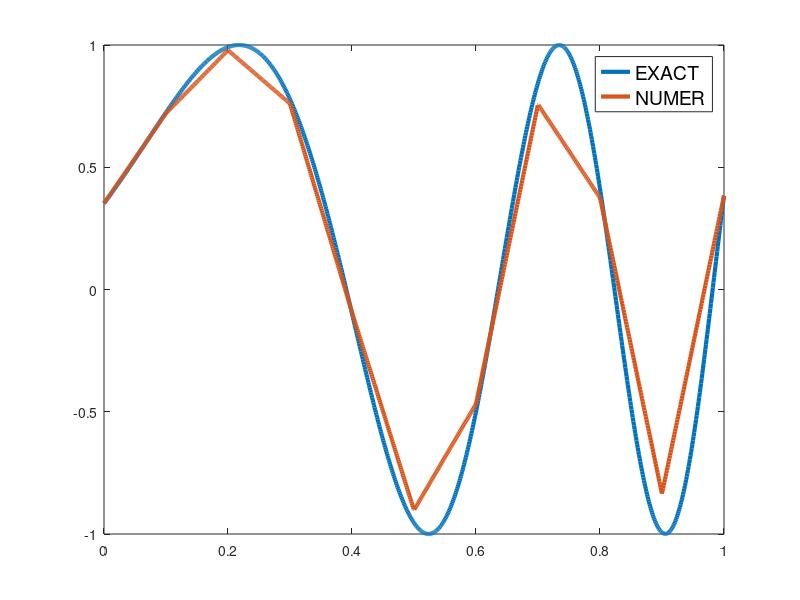

The MATLAB script that drew this image:
1;
% ===== LINEAR FINITE ELEMENT METHOD 1D
% ===== -d( K(x) * du(x)/dx )/dx + u(x) = F(x) ====

% use some global variables for the sake of convenience
global A B Nelem Nvert grid u center

% 1. ===================================== Input Data
% left boundary
A = 0;
% right boundary
B = 1;
% number of finite elements
Nelem = 10;
% number of vertices
Nvert = Nelem + 1;
% vertices of computational grid: equidistant meshing
grid = linspace(A, B, Nvert);
% solution vector
u = zeros(Nvert, 1);
% center coordinates of finite elements
center = zeros(Nelem, 1);
for i = 1:Nelem
	center(i) = (grid(i+1) + grid(i))/2;
endfor

% 2. ============================= Analytical Functions
% Known exact solution (analytical function)
function ret = uexact(x)
	ret = sin(9*(x+0.2).^2);
endfunction

% K(x) (known analytical function)
function ret = kfun(x)
	ret = 1.0/(18*18*(x+0.2));
endfunction

% F(x) right side function (known analytical function)
function ret = ffun(x)
	ret = (x + 1.2)*uexact(x);
endfunction

function ret = find_elem(x)
	global grid Nelem
	if x < grid(1) || x > grid(end)
		error("%f is out of bounds\n", x);
	endif
	ret = min(Nelem, max(1, floor((x - grid(1))/(grid(2) - grid(1))) + 1));
endfunction

% numerical solution: defined through solution vector u and basis functions phi_i
function ret = unumer(x)
	global u
	ielem = find_elem(x);
	ret = u(ielem)*phi(ielem, x) + u(ielem+1)*phi(ielem+1, x);
endfunction

% basis function for i-th element
function ret = phi(i, x)
	global grid Nvert
	if i > 1 && x >= grid(i-1) && x <= grid(i)
		ret = (x - grid(i-1))/(grid(i) - grid(i-1));
	elseif i < Nvert && x >= grid(i) && x <= grid(i+1)
		ret = 1 - (x - grid(i))/(grid(i+1) - grid(i));
	else
		ret = 0;
	endif
endfunction

% approximate analytic functions
fvec = [];
kvec = [];
for i=1:Nelem
	kvec(end+1, 1) = kfun(center(i));
endfor
for i=1:Nvert
	fvec(end+1, 1) = ffun(grid(i));
endfor

% 3. ================================ SLE Assembly and Solution
% left hand side matrices
Mass = zeros(Nvert, Nvert);
Stiff = zeros(Nvert, Nvert);

%elements = cell(Nelem, 1);
%for ielem = 1:Nelem
%        ivert1 = ielem;
%        ivert2 = ielem+1;
%        h = grid(ivert2) - grid(ivert1);
%        k = kvec(ielem);

%        elements{ielem}.nbasis = 2;
%        elements{ielem}.ibasis = [ielem, ielem+1];
%        elements{ielem}.mass = [h/3, h/6;h/6, h/3];
%        elements{ielem}.stiff = [k/h, -k/h; -k/h, k/h];
%endfor

% element-wise assembly
for ielem = 1:Nelem
	%elem = elements{ielem};
	%for i = 1:elem.nbasis
	%for j = 1:elem.nbasis
	%        gi = elem.ibasis(i);
	%        gj = elem.ibasis(j);
	%        Mass(gi, gj) += elem.mass(i, j);
	%        Stiff(gi, gj) += elem.stiff(i, j);
	%endfor
	%endfor
	ivert1 = ielem;
	ivert2 = ielem+1;
	h = grid(ivert2) - grid(ivert1);
	k = kvec(ielem);

	% Mass
	Mass(ivert1, ivert1) += h/3;
	Mass(ivert2, ivert2) += h/3;
	Mass(ivert1, ivert2) += h/6;
	Mass(ivert2, ivert1) += h/6;

	% Stiff
	Stiff(ivert1, ivert1) += k/h;
	Stiff(ivert2, ivert2) += k/h;
	Stiff(ivert1, ivert2) -= k/h;
	Stiff(ivert2, ivert1) -= k/h;
endfor

% final matrices
M = Mass + Stiff;
rhs = Mass*fvec;

% left side Dirichlet boundary condition
M(1, :) = 0;
M(1, 1) = 1;
rhs(1) = uexact(grid(1));

% right side Dirichlet boundary condition
M(Nvert, :) = 0;
M(Nvert, Nvert) = 1;
rhs(Nvert) = uexact(grid(Nvert));

% obtain solution
u = M\rhs;

% 4. ============================== Visualization and output
% visualization on equidistant fine grid with Nvis nodes
Nvis = 1000;
x = linspace(A, B, Nvis);
clear y_exact y_numer
for i=1:Nvis
	% get exact solution for each x entry
	y_exact(i) = uexact(x(i));
	% get numerical solution for each x entry
	y_numer(i) = unumer(x(i));
endfor
% plot y_exact(x), y_numer(x)
p = plot(x, y_exact, x, y_numer);
lg = legend("EXACT", "NUMER");
set(lg, "fontsize", 14);
set(p, "linewidth", 3);

% calculate and print norms: maximum and standard deviations
Nmax = max(abs(y_exact - y_numer))
N2 = std(y_exact - y_numer)

uexact_appr = zeros(Nvert, 1);
for i=1:Nvert
	uexact_appr(i) = uexact(grid(i));
endfor
NmaxA = max(abs(uexact_appr - u))
N2A = sqrt(1/Nelem*sum((uexact_appr - u).^2))
